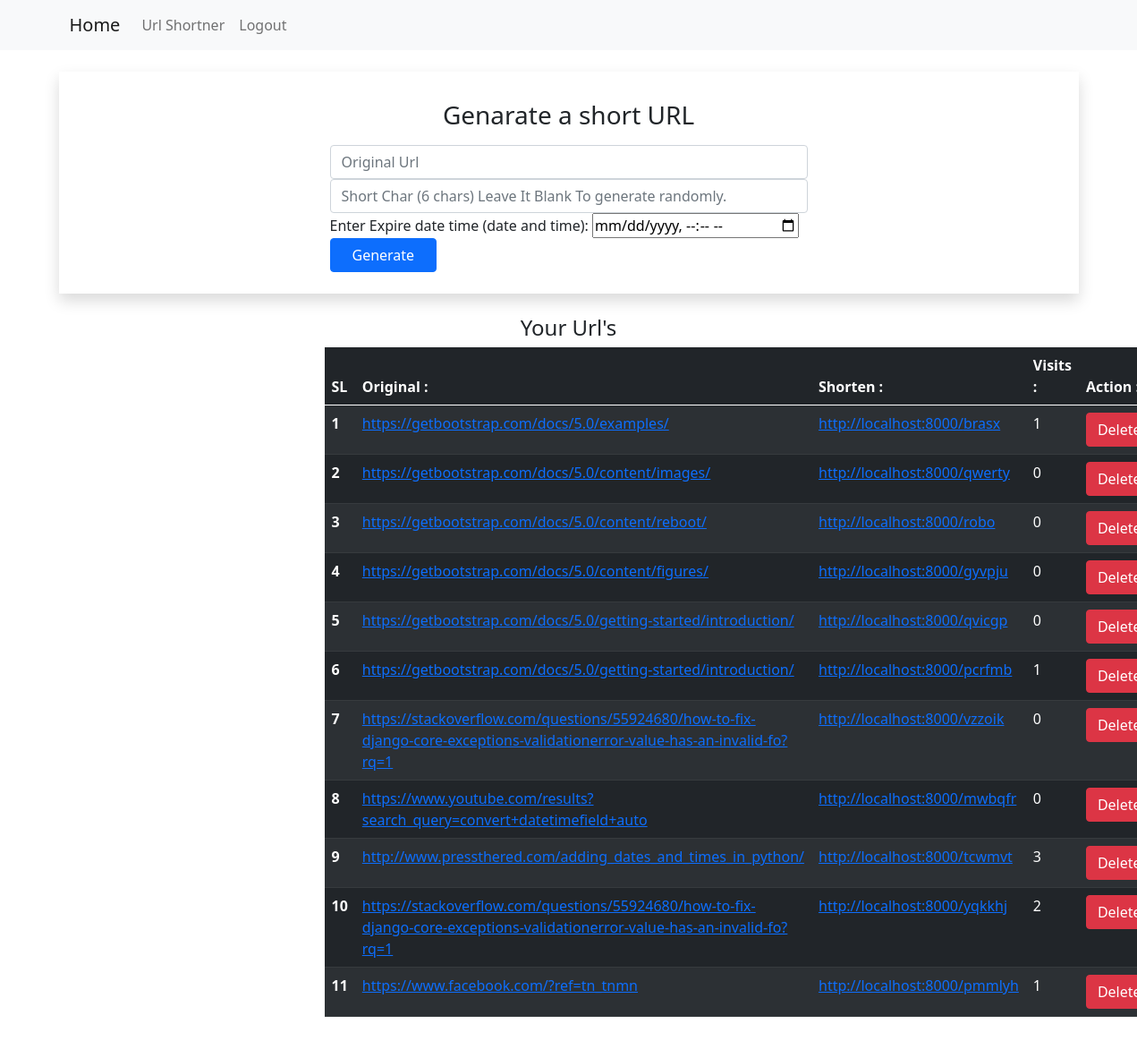
Screenshot of /shortner/ (signed in) with the database file from the repository.
### shortner/models.py (models this page shows)
class ShortUrl(models.Model):
    original_url = models.URLField(blank=False)
    short_query = models.CharField(blank=False, max_length=8)
    visits = models.IntegerField(default=0)
    user = models.ForeignKey(User, on_delete=models.CASCADE)
    date = models.DateTimeField(default=datetime.now, blank=True)
    expire_date = models.DateTimeField(default='', blank=True, null=True)

### shortner/views.py (the view)
# urls.py: path('shortner/', views.shortner, name="shortner"),
@login_required(login_url='/login/')
def shortner(request):
    usr = request.user
    urls = ShortUrl.objects.filter(user=usr)
    return render(request, 'shortner/shortner.html', {'urls': urls})

### shortner/templates/shortner/shortner.html (shortened to what this page needs)
{% extends 'shortner/base.html'%}
{% block content %}
<div class="container shadow p-4">
    <div class="row">
        <div class="col-12 text-center py-2">
            <h3>Genarate a short URL</h3>
        </div>
        <div class="col-10 col-sm-10 col-md-6 mx-auto">
            <form action="{% url 'generate' %}" method="POST">
                <div class="form-group">
                    <input type="url" name="original" class="form-control" placeholder="Original Url">
                </div>
                <div class="form-group">
                    <div class="input-group-prepend">
                        <input type="text" name="short" class="form-control"
                            placeholder="Short Char (6 chars) Leave It Blank To generate randomly." maxlength="6"
                            id="short">
                    </div>
                </div>
                <div class="form-group">
                    <label for="time">Enter Expire date time (date and time):</label>
                    <input type="datetime-local" id="time" name="time">
                </div>
                <div class="form-group">
                    <input type="submit" class="btn btn-primary px-4" value="Generate">
                </div>
            </form>
        </div>
    </div>
</div>
<div class="container my-4">
    <div class="row">
        <div class="col-12 text-center">
            <h4>Your Url's</h4>
        </div>
    </div>
    <div class="row justify-content-between">
        <div class="col-10 col-sm-10 col-md-6 mb-2 mx-auto">
            <table class="table table-dark table-striped">
                <thead>
                    <tr>
                        <th scope="col">SL</th>
                        <th scope="col">Original :</th>
                        <th scope="col">Shorten :</th>
                        <th scope="col">Visits :</th>
                        <th scope="col">Action :</th>
                    </tr>
                </thead>
                <tbody>
                    {% for u in urls %}
                    <tr>
                        <th scope="row">{{forloop.counter}}</th>
                        <td><a href="{{ u.original_url }}" target="_blank" class="">{{ u.original_url }}</a></td>
                        <td><a href="http://localhost:8000/{{ u.short_query }}" target="_blank"
                                class="">http://localhost:8000/{{ u.short_query }}</a></td>
                        <td>{{ u.visits }}</td>
                        <td>
                            <form action="{% url 'deleteurl' %}" method="post">
                                <input type="submit" class="btn btn-danger" value="Delete">
                            </form>
                        </td>
                    </tr>
                    {% endfor %}
                </tbody>
            </table>
        </div>
    </div>
</div>
{% endblock %}

### shortner/templates/shortner/base.html (shortened to what this page needs)
<!doctype html>
<html lang="en">
<head>
    <link href="https://cdn.jsdelivr.net/npm/bootstrap@5.0.0-beta2/dist/css/bootstrap.min.css" rel="stylesheet"
>
</head>
<body>
    {%include "shortner/nav.html" %}
    {% block content %} {% endblock %}
</body>
</html>

### shortner/templates/shortner/nav.html (shortened to what this page needs)
<nav class="navbar navbar-expand-lg navbar-light bg-light">
  <div class="container">
    <a class="navbar-brand" href="#">Home</a>
    <div class="collapse navbar-collapse" id="navbarNavDropdown">
      <ul class="navbar-nav ml-auto">
        {% if user.is_authenticated %}
        <li class="nav-item">
          <a class="nav-link" href="{% url 'shortner' %}">Url Shortner</a>
        </li>
        <li class="nav-item">
          <a class="nav-link" href="{% url 'logout' %}">Logout</a>
        </li>
        {% endif %}
      </ul>
    </div>
  </div>
</nav>
<br>

### shortner/templates/shortner/base.html (style rules this page uses)
body { font-family: 'Segoe UI', Tahoma, Geneva, Verdana, sans-serif }

### rows the page displays
ShortUrl: original_url "https://getbootstrap.com/docs/5.0/examples/", short_query "brasx", visits "1"
ShortUrl: original_url "https://getbootstrap.com/docs/5.0/content/images/", short_query "qwerty", visits "0"
ShortUrl: original_url "https://getbootstrap.com/docs/5.0/content/reboot/", short_query "robo", visits "0"
ShortUrl: original_url "https://getbootstrap.com/docs/5.0/content/figures/", short_query "gyvpju", visits "0"
ShortUrl: original_url "https://getbootstrap.com/docs/5.0/getting-started/introduction/", short_query "qvicgp", visits "0"
ShortUrl: original_url "https://getbootstrap.com/docs/5.0/getting-started/introduction/", short_query "pcrfmb", visits "1"
ShortUrl: original_url "https://stackoverflow.com/questions/55924680/how-to-fix-django-core-exceptions-validationerror-value-has-an-invalid-fo?rq=1", short_query "vzzoik", visits "0"
ShortUrl: original_url "https://www.youtube.com/results?search_query=convert+datetimefield+auto", short_query "mwbqfr", visits "0"
ShortUrl: original_url "http://www.pressthered.com/adding_dates_and_times_in_python/", short_query "tcwmvt", visits "3"
ShortUrl: original_url "https://stackoverflow.com/questions/55924680/how-to-fix-django-core-exceptions-validationerror-value-has-an-invalid-fo?rq=1", short_query "yqkkhj", visits "2"
ShortUrl: original_url "https://www.facebook.com/?ref=tn_tnmn", short_query "pmmlyh", visits "1"
